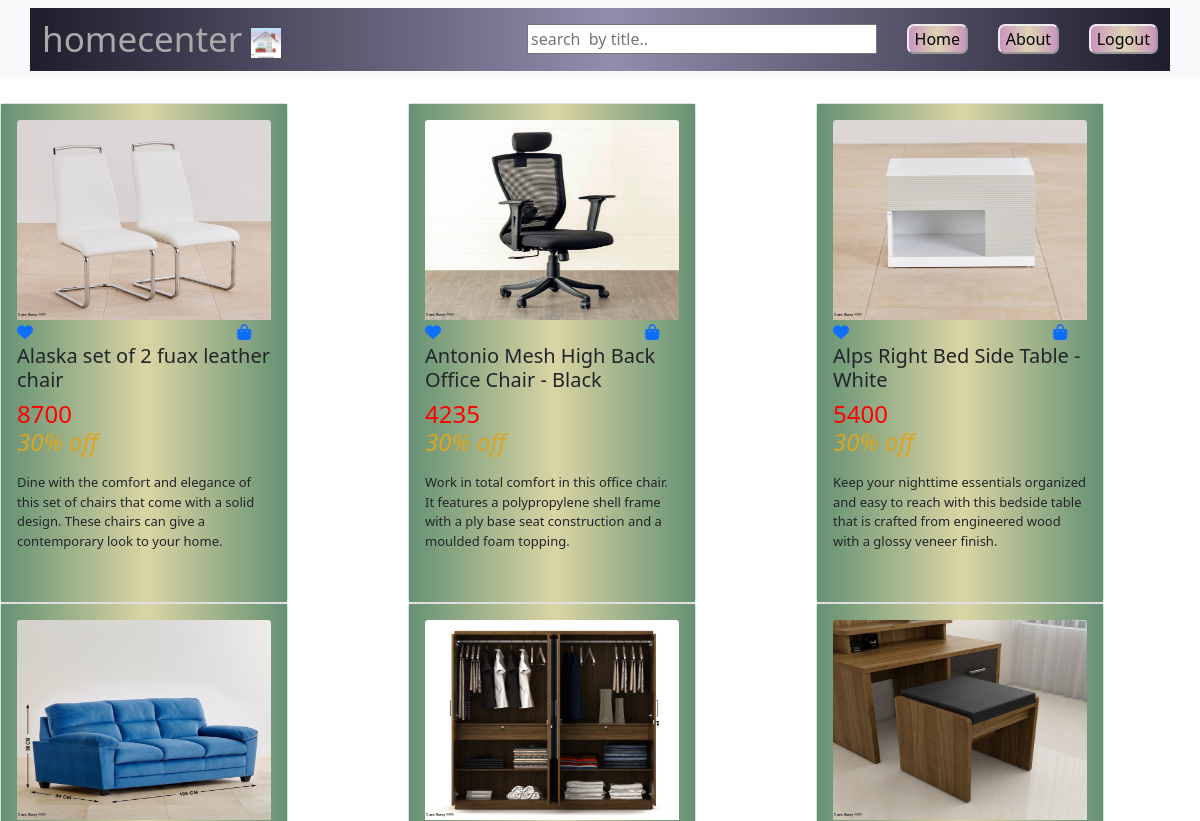
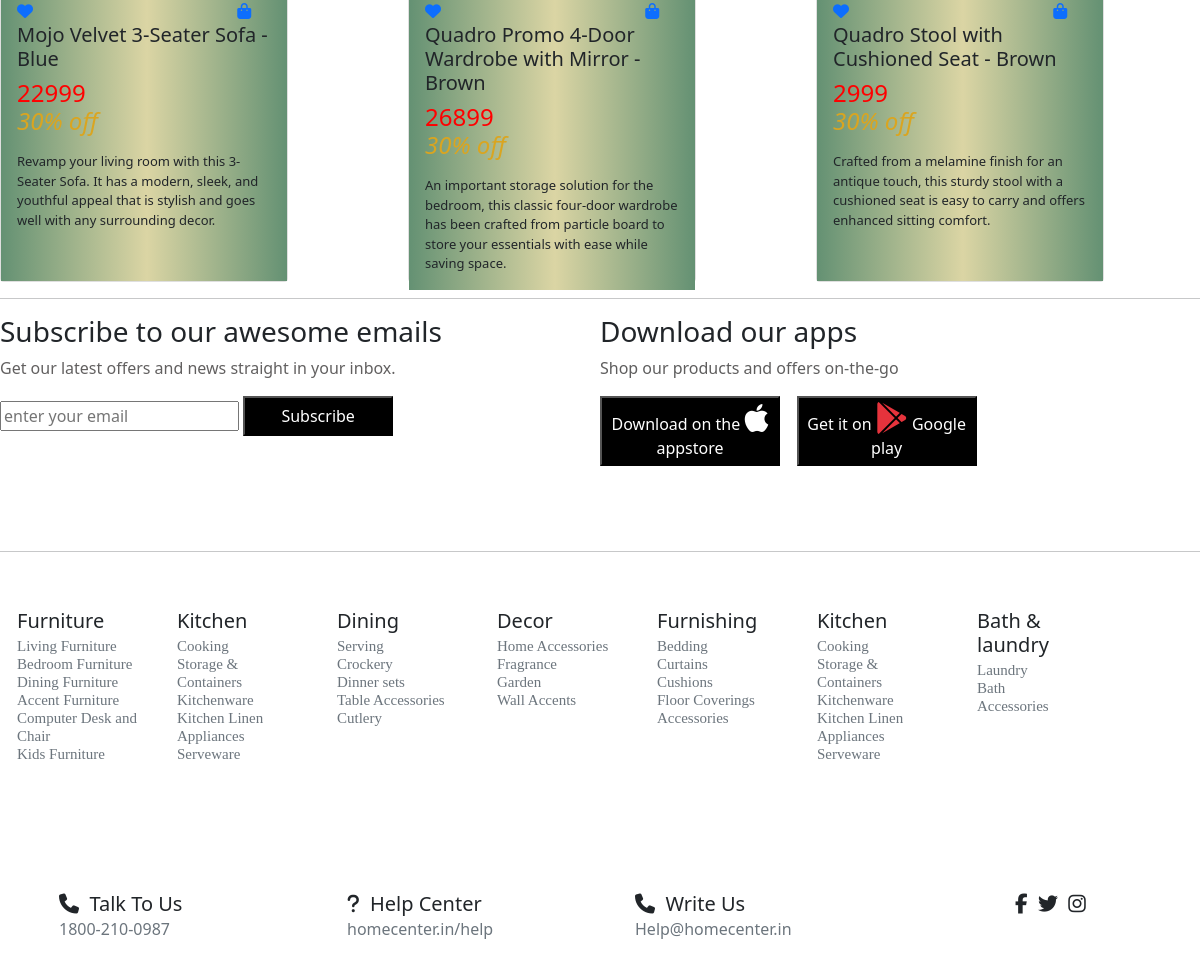
The page /ecom/ofrdsp/ on the database its author committed (2 pictures, top to bottom).
### ecom/models.py (models this page shows, shortened)
class ofrmodel(models.Model):
    itemname=models.CharField(max_length=50)
    img=models.FileField(upload_to='ecom/static')
    price=models.IntegerField()
    descript=models.CharField(max_length=500)
    prodid1=models.IntegerField()

### ecom/views.py (the view)
# urls.py: path('ofrdsp/',ofrdsp),
def ofrdsp(request):
    a=ofrmodel.objects.all()
    id1=[]
    it=[]
    im=[]
    pr=[]
    des=[]
    pi=[]
    for i in a:
        id2 = i.id
        id1.append(id2)
        ite = i.itemname
        it.append(ite)
        ig = str(i.img).split('/')[-1]
        im.append(ig)
        pri = i.price
        pr.append(pri)
        de = i.descript
        des.append(de)
        pri=i.prodid1
        pi.append(pri)
    pair=zip(id1,it,im,pr,des,pi)
    return render(request,'ofrdsply.html',{'a':pair,})

### ecom/templates/ofrdsply.html (shortened to what this page needs)
<!DOCTYPE html>
{% load static %}
<html lang="en">
 <link href="https://cdn.jsdelivr.net/npm/bootstrap@5.0.2/dist/css/bootstrap.min.css" rel="stylesheet"
>
<head>
</head>
<body>
   <nav class="navbar navbar-expand-lg navbar-light bg-light">
        <div class="container" style="background-image: linear-gradient(to right, #1F1C2C 0%, #928DAB  51%, #1F1C2C  100%);">
          <a class="navbar-brand" href="#" style="font-size:35px;color:darkgrey;">
            homecenter <img src="{% static 'home.jpg' %}" alt="" width="30" height="30" class="d-inline-block align-text-right"></a>
<input type="text" id="myFilter" style="width:350px;margin-left:200px;" onkeyup="myFunction()" placeholder="search  by title..">
            <a href="http://127.0.0.1:8000/ecom/proj/"><button  style="border-color: rgb(237, 237, 237);border-radius:7px;background-image:linear-gradient(to right, #CC95C0 0%, #DBD4B4  51%, #CC95C0  100%);">Home</button></a>
            <a href="http://127.0.0.1:8000/ecom/about/"><button  style="border-color: rgb(237, 237, 237);border-radius:7px;background-image:linear-gradient(to right, #CC95C0 0%, #DBD4B4  51%, #CC95C0  100%);">About</button></a>
            <a href="http://127.0.0.1:8000/ecom/logout/"><button  style="border-color: rgb(237, 237, 237);border-radius:7px;background-image:linear-gradient(to right, #CC95C0 0%, #DBD4B4  51%, #CC95C0  100%);">Logout</button></a>
        </div>
      </nav>
<br>
<div class="row" id="myProducts">
  {% for i,j,k,l,m,n in a %}
     {% if i.uid == id %}
  <div class="col-4">
  <div class="card" style="width:18rem;height:500px;">
   <div class="card-body" style="background-image: linear-gradient(to right, #649173 0%, #DBD5A4  51%, #649173  100%);">
       <a href="http://127.0.0.1:8000/ecom/singleview/{{i}}"><img src="{% static k %}" class="card-img-top" alt=".." id="a" height="200px" width="90px"></a>
       <a href="http://127.0.0.1:8000/ecom/ofrwish/{{i}}">
           <i class= "fa-solid fa-heart fa fa-1x"></i></a>
       <a href="http://127.0.0.1:8000/ecom/log/">
           <i class="fa-solid fa-bag-shopping fa fa-1x" style="margin-left:200px;"></i></a>
     <h5 class="card-title" >{{j}}</h5>
 <h4 class="card-text" style="color:red;">{{l}}&nbsp;<p style="color:goldenrod;font-style: italic;">30% off</p> </h4>
     <p class="card-text" style="font-size:13px;">{{m}}</p>
   </div>
  </div>
  </div>
    {% endif %}
    {% endfor %}
</div>
<hr class="solid">
  <div style="height:220px;width:600px;float:right;">
   <h3>Download our apps</h3>
   <p style="color:rgb(95, 94, 94);">Shop our products and offers on-the-go</p>
   <button style="height:70px;width:180px;background-color: black;color:white;">Download on the <i class="fa-brands fa-apple fa fa-2x" style="color:white;">
   </i>appstore</button> &nbsp;&nbsp;&nbsp<a href="https://www.appcracy.com/app/google-play-store/"><button style="height:70px;width:180px;background-color: black;color:white;">Get it on <i class="fa-brands fa-google-play fa fa-2x" style="color: #e6333c;"></i>
      Google play</button></a>
   </div>
   <div style="height:220px;width:600px;">
<h3>Subscribe to our awesome emails</h3>
<p  style="color:rgb(98, 96, 96);">Get our latest offers and news straight in your inbox.</p>
         <input type="email" id="z" placeholder="enter your email">
          <button  style="color:white;width:150px;height:40px;background-color:black;" onclick="hello()">Subscribe</button>&nbsp;
       <br><br><br>
  </div>
  <div style="height:300px;width:100%;">
    <hr class="solid"><br>
  <div class="card" style="width: 10rem;float:left;border-color: white;">
    <div class="card-body">
      <h5 class="card-title">Furniture</h5>
      <h6 class="card-subtitle mb-2 text-muted" style="font-size:15px;font-family:'Times New Roman', Times, serif">
        Living Furniture<br>
        Bedroom Furniture<br>
        Dining Furniture<br>
        Accent Furniture<br>
        Computer Desk and Chair<br>
        Kids Furniture</h6>
    </div>
  </div>
  <div class="card" style="width: 10rem;float:left;border-color: white;">
    <div class="card-body">
      <h5 class="card-title">Kitchen</h5>
      <h6 class="card-subtitle mb-2 text-muted" style="font-size:15px;font-family:'Times New Roman', Times, serif;">
        Cooking<br>
        Storage & Containers<br>
        Kitchenware<br>
        Kitchen Linen<br>
        Appliances<br>
        Serveware</h6>
    </div>
  </div>
  <div class="card" style="width: 10rem;float:left;border-color: white;">
    <div class="card-body">
      <h5 class="card-title">Dining</h5>
      <h6 class="card-subtitle mb-2 text-muted" style="font-size:15px;font-family: 'Times New Roman', Times, serif;">
        Serving<br>
Crockery<br>
Dinner sets<br>
Table Accessories<br>
Cutlery</h6>
    </div>
  </div>
  <div class="card" style="width: 10rem;float:left;border-color: white;">
    <div class="card-body">
      <h5 class="card-title">Decor</h5>
      <h6 class="card-subtitle mb-2 text-muted" style="font-size:15px;font-family:'Times New Roman', Times, serif">Home Accessories<br>
        Fragrance<br>
        Garden<br>
        Wall Accents<br>
</h6>
    </div>
  </div>
  <div class="card" style="width: 10rem;float:left;border-color: white;">
    <div class="card-body">
      <h5 class="card-title">Furnishing</h5>
      <h6 class="card-subtitle mb-2 text-muted" style="font-size:15px;font-family:'Times New Roman', Times, serif">
        Bedding<br>
        Curtains<br>
        Cushions<br>
        Floor Coverings<br>
        Accessories<br>
      </h6>
    </div>
  </div>
  <div class="card" style="width: 10rem;float:left;border-color: white;">
    <div class="card-body">
      <h5 class="card-title">Kitchen</h5>
      <h6 class="card-subtitle mb-2 text-muted" style="font-size:15px;font-family: 'Times New Roman', Times, serif;">
        Cooking<br>
        Storage & Containers<br>
        Kitchenware<br>
        Kitchen Linen<br>
        Appliances<br>
        Serveware</h6>
    </div>
  </div>
  <div class="card" style="width: 10rem;float:left;border-color: white;">
    <div class="card-body">
      <h5 class="card-title">Bath & laundry</h5>
      <h6 class="card-subtitle mb-2 text-muted" style="font-size: 15px;font-family: 'Times New Roman', Times, serif;">
        Laundry<br>
        Bath<br>
        Accessories</h6>
    </div>
  </div>
</div><br>
<div class="container" style="width:1200px;height:90px;">
  <div class="card" style="width: 18rem;float:left;border-color: white;">
    <div class="card-body">
      <h5 class="card-title" title="call this number"><i class="fa-solid fa-phone"></i>&nbsp;&nbsp;Talk To Us</h5>
      <h6 class="card-subtitle mb-2 text-muted">1800-210-0987
      </h6>
</div>
</div>
<div class="card" style="width: 18rem;float:left;border-color: white;">
  <div class="card-body">
    <h5 class="card-title"><i class="fa-solid fa-question"></i>&nbsp;&nbsp;Help Center</h5>
    <h6 class="card-subtitle mb-2 text-muted">homecenter.in/help
    </h6>
</div>
</div>
<div class="card" style="width: 18rem;float:left;border-color: white;">
  <div class="card-body">
    <h5 class="card-title" ><i class="fa-solid fa-phone"></i>&nbsp;&nbsp;Write Us</h5>
    <h6 class="card-subtitle mb-2 text-muted">Help@homecenter.in
    </h6>
</div>
</div>
<div class="card" style="width: 10rem;float:right;border-color: white;">
  <div class="card-body">
    <h5 class="card-title"><i class="fa-brands fa-facebook fa fa-1x" ></i>&nbsp;
      <i class="fa-brands fa-twitter fa fa-1x"></i>&nbsp;
      <i class="fa-brands fa-instagram fa fa-1x"></i></h5>
</div>
</div>
</body>
</html>

### rows shown on the page
ofrmodel: a "Alaska set of 2 fuax leather chair", a "Dine with the comfort and elegance of this set of chairs that come with a solid design. These chairs can give a contemporary look to your home."
ofrmodel: a "Antonio Mesh High Back Office Chair - Black", a "Work in total comfort in this office chair. It features a polypropylene shell frame with a ply base seat construction and a moulded foam topping."
ofrmodel: a "Alps Right Bed Side Table - White", a "Keep your nighttime essentials organized and easy to reach with this bedside table that is crafted from engineered wood with a glossy veneer finish."
ofrmodel: a "Mojo Velvet 3-Seater Sofa - Blue", a "Revamp your living room with this 3-Seater Sofa. It has a modern, sleek, and youthful appeal that is stylish and goes well with any surrounding decor."
ofrmodel: a "Quadro Promo 4-Door Wardrobe with Mirror - Brown", a "An important storage solution for the bedroom, this classic four-door wardrobe has been crafted from particle board to store your essentials with ease while saving space."
ofrmodel: a "Quadro Stool with Cushioned Seat - Brown", a "Crafted from a melamine finish for an antique touch, this sturdy stool with a cushioned seat is easy to carry and offers enhanced sitting comfort."

### other values the page prints
{{ l }} "8700" "4235" "5400" "22999" "26899" "2999"
